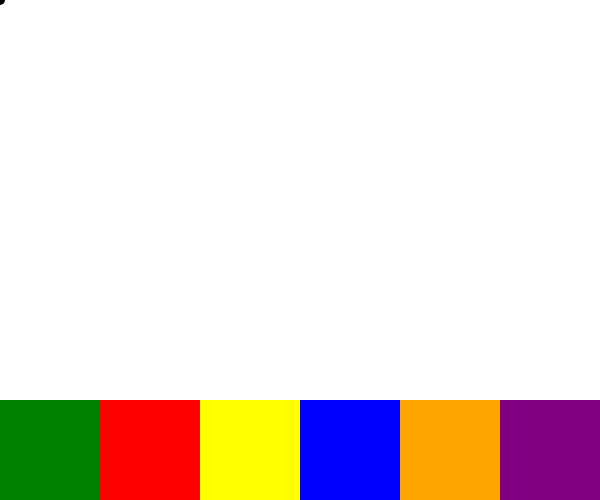
Frame 1 (no input)
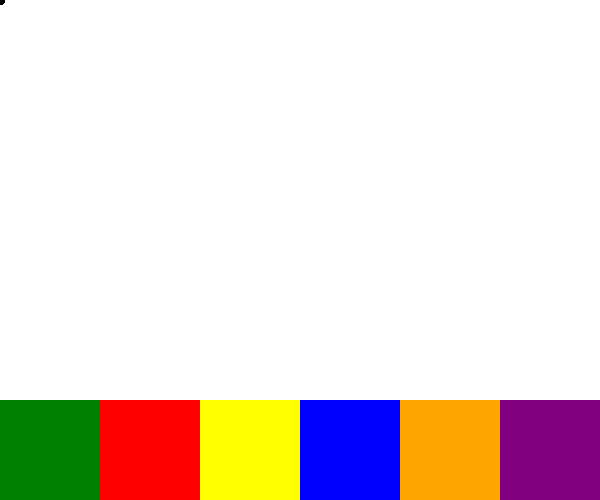
Frame 60 (no input)
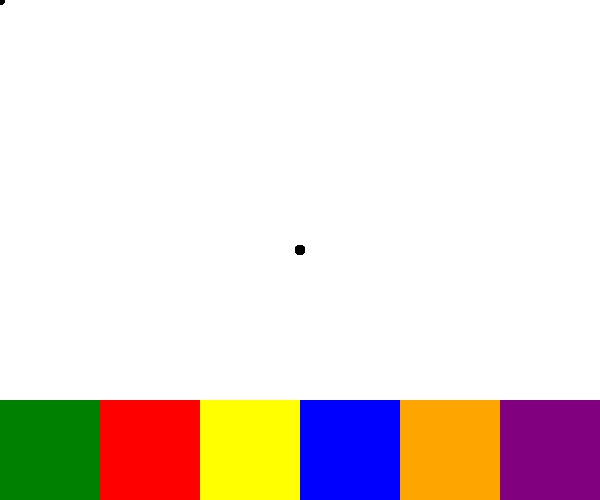
Frame 120 (the mouse pressed at the canvas centre since frame 60)

The p5.js sketch that drew these frames (run headless with seeded random() and noise() and a simulated clock; from frame 60 on, the mouse is pressed at the canvas centre):

// p5.js sketch
// ── sketch.js

var colorArray = ["black","red", "green","blue", "orange", "purple"];
var boundary1 = 0;
var boundary2 = 0;
var boundary3 = 0;
var boundary4 = 0;
var boundary5 = 0;
var boundary6 = 0;
var topBoundary = 0;
var bottomBoundary = 0;

var buttonSize = 100;

var currentArea = "";

var brushColor = "black";

var brushSize = 10;

function setup() {
  createCanvas(600, 500);
  boundary0 = 0;
  boundary1 = 100;
  boundary2 = 200;
  boundary3 = 300;
  boundary4 = 400;
  boundary5 = 500;
  boundary6 = width;
  topBoundary = 400;
  bottomBoundary = height;
  noStroke()
}

function draw() {
  //background(255);
  //interface

  fill("green");
  rect(boundary0, topBoundary, buttonSize, buttonSize);
  fill("red");
  rect(boundary1, topBoundary, buttonSize, buttonSize);
  fill("yellow");
  rect(boundary2, topBoundary, buttonSize, buttonSize);
  fill("blue");
  rect(boundary3, topBoundary, buttonSize, buttonSize);
  fill("orange");
  rect(boundary4, topBoundary, buttonSize, buttonSize);
  fill("purple");
  rect(boundary5, topBoundary, buttonSize, buttonSize);

  fill(brushColor);
  ellipse(mouseX, mouseY, brushSize, brushSize);
  console.log(currentArea);
  if (mouseY >= topBoundary && mouseY < bottomBoundary) {
    //console.log("Inside User Interface Area");
    if (mouseX > boundary0 && mouseX < boundary1) {
      //  console.log("area0");
      currentArea = "area0";
    } else if (mouseX > boundary1 && mouseX < boundary2) {
      //  console.log("area1");
      currentArea = "area1";
    } else if (mouseX > boundary2 && mouseX < boundary3) {
      //  console.log("area2");
      currentArea = "area2";
    } else if (mouseX > boundary3 && mouseX < boundary4) {
      //  console.log("area3");
      currentArea = "area3";
    } else if (mouseX > boundary4 && mouseX < boundary5) {
      //  console.log("area3");
      currentArea = "area4";
    } else if (mouseX > boundary5 && mouseX < boundary6) {
      //  console.log("area3");
      currentArea = "area5";
    }
  } else {
    currentArea = "";
  }
}

function mousePressed() {
  console.log(currentArea);
  if (currentArea == "area0") {
    brushColor = random(colorArray);
  } else if (currentArea == "area1") {
    brushColor = "red";
  } else if (currentArea == "area2") {
    brushColor = "yellow";
  } else if (currentArea == "area3") {
    brushColor = "blue";
  } else if (currentArea == "area4") {
    //brushSize = brushSize + 1;
    brushSize++;
  } else if (currentArea == "area5") {
    //brushSize = brushSize - 1;
    brushSize--;
    if(brushSize < 10){
      brushSize = 10;
    }
  } else {
    brushColor = "black";
  }
}
